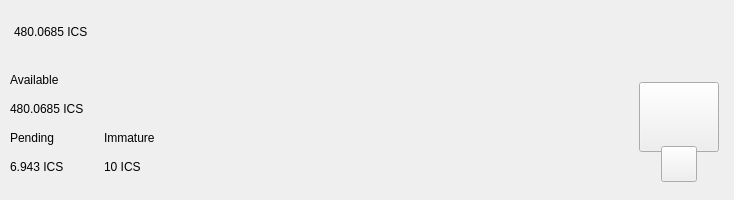
<?xml version="1.0" encoding="UTF-8"?>
<ui version="4.0">
 <class>TopBar</class>
 <widget class="QWidget" name="TopBar">
  <property name="geometry">
   <rect>
    <x>0</x>
    <y>0</y>
    <width>734</width>
    <height>200</height>
   </rect>
  </property>
  <property name="minimumSize">
   <size>
    <width>0</width>
    <height>200</height>
   </size>
  </property>
  <property name="maximumSize">
   <size>
    <width>16777215</width>
    <height>200</height>
   </size>
  </property>
  <property name="windowTitle">
   <string>Form</string>
  </property>
  <layout class="QVBoxLayout" name="verticalLayout_10" stretch="0">
   <property name="spacing">
    <number>0</number>
   </property>
   <property name="leftMargin">
    <number>0</number>
   </property>
   <property name="topMargin">
    <number>0</number>
   </property>
   <property name="rightMargin">
    <number>0</number>
   </property>
   <property name="bottomMargin">
    <number>0</number>
   </property>
   <item>
    <widget class="PFBorderImage" name="containerTop">
     <layout class="QVBoxLayout" name="verticalLayout_11">
      <property name="spacing">
       <number>0</number>
      </property>
      <property name="leftMargin">
       <number>0</number>
      </property>
      <property name="topMargin">
       <number>0</number>
      </property>
      <property name="rightMargin">
       <number>0</number>
      </property>
      <property name="bottomMargin">
       <number>0</number>
      </property>
      <item>
       <widget class="QWidget" name="top_container_2" native="true">
        <property name="minimumSize">
         <size>
          <width>0</width>
          <height>65</height>
         </size>
        </property>
        <layout class="QHBoxLayout" name="top_container">
         <property name="spacing">
          <number>0</number>
         </property>
         <property name="leftMargin">
          <number>14</number>
         </property>
         <property name="topMargin">
          <number>0</number>
         </property>
         <property name="rightMargin">
          <number>14</number>
         </property>
         <property name="bottomMargin">
          <number>0</number>
         </property>
         <item alignment="Qt::AlignVCenter">
          <widget class="QWidget" name="widgetTopAmount" native="true">
           <property name="sizePolicy">
            <sizepolicy hsizetype="Preferred" vsizetype="Maximum">
             <horstretch>0</horstretch>
             <verstretch>0</verstretch>
            </sizepolicy>
           </property>
           <layout class="QHBoxLayout" name="horizontalLayout_5">
            <property name="spacing">
             <number>0</number>
            </property>
            <property name="leftMargin">
             <number>0</number>
            </property>
            <property name="topMargin">
             <number>0</number>
            </property>
            <property name="rightMargin">
             <number>0</number>
            </property>
            <property name="bottomMargin">
             <number>0</number>
            </property>
            <item alignment="Qt::AlignTop">
             <widget class="QLabel" name="labelAmountTopIcs">
              <property name="minimumSize">
               <size>
                <width>0</width>
                <height>36</height>
               </size>
              </property>
              <property name="styleSheet">
               <string notr="true">padding:0px;margin:0px;</string>
              </property>
              <property name="text">
               <string notr="true">480.0685 ICS</string>
              </property>
             </widget>
            </item>
           </layout>
          </widget>
         </item>
         <item>
          <spacer name="horizontalSpacer">
           <property name="orientation">
            <enum>Qt::Horizontal</enum>
           </property>
           <property name="sizeHint" stdset="0">
            <size>
             <width>40</width>
             <height>20</height>
            </size>
           </property>
          </spacer>
         </item>
         <item>
          <layout class="QHBoxLayout" name="horizontalLayout_4">
           <property name="spacing">
            <number>12</number>
           </property>
           <property name="rightMargin">
            <number>0</number>
           </property>
           <item alignment="Qt::AlignRight">
            <widget class="QWidget" name="layoutSync" native="true">
             <property name="minimumSize">
              <size>
               <width>0</width>
               <height>36</height>
              </size>
             </property>
             <property name="maximumSize">
              <size>
               <width>16777215</width>
               <height>36</height>
              </size>
             </property>
             <layout class="QVBoxLayout" name="verticalLayout_9">
              <property name="leftMargin">
               <number>0</number>
              </property>
              <property name="topMargin">
               <number>0</number>
              </property>
              <property name="rightMargin">
               <number>0</number>
              </property>
              <property name="bottomMargin">
               <number>0</number>
              </property>
              <item>
               <widget class="ExpandableButton" name="pushButtonSync" native="true">
                <property name="minimumSize">
                 <size>
                  <width>36</width>
                  <height>36</height>
                 </size>
                </property>
                <property name="maximumSize">
                 <size>
                  <width>16777215</width>
                  <height>36</height>
                 </size>
                </property>
               </widget>
              </item>
             </layout>
            </widget>
           </item>
           <item>
            <widget class="ExpandableButton" name="pushButtonHDUpgrade" native="true">
             <property name="minimumSize">
              <size>
               <width>36</width>
               <height>36</height>
              </size>
             </property>
            </widget>
           </item>
           <item>
            <widget class="ExpandableButton" name="pushButtonStack" native="true">
             <property name="minimumSize">
              <size>
               <width>36</width>
               <height>36</height>
              </size>
             </property>
            </widget>
           </item>
           <item>
            <widget class="ExpandableButton" name="pushButtonColdStaking" native="true">
             <property name="minimumSize">
              <size>
               <width>36</width>
               <height>36</height>
              </size>
             </property>
            </widget>
           </item>
           <item>
            <widget class="ExpandableButton" name="pushButtonConnection" native="true">
             <property name="minimumSize">
              <size>
               <width>36</width>
               <height>36</height>
              </size>
             </property>
            </widget>
           </item>
           <item>
            <widget class="ExpandableButton" name="pushButtonTor" native="true">
             <property name="minimumSize">
              <size>
               <width>36</width>
               <height>36</height>
              </size>
             </property>
            </widget>
           </item>
           <item>
            <widget class="ExpandableButton" name="pushButtonLock" native="true">
             <property name="sizePolicy">
              <sizepolicy hsizetype="Expanding" vsizetype="Expanding">
               <horstretch>0</horstretch>
               <verstretch>0</verstretch>
              </sizepolicy>
             </property>
             <property name="minimumSize">
              <size>
               <width>36</width>
               <height>0</height>
              </size>
             </property>
            </widget>
           </item>
           <item>
            <widget class="ExpandableButton" name="pushButtonTheme" native="true">
             <property name="minimumSize">
              <size>
               <width>36</width>
               <height>36</height>
              </size>
             </property>
             <property name="maximumSize">
              <size>
               <width>16777215</width>
               <height>36</height>
              </size>
             </property>
            </widget>
           </item>
           <item>
            <widget class="ExpandableButton" name="pushButtonFAQ" native="true">
             <property name="minimumSize">
              <size>
               <width>36</width>
               <height>36</height>
              </size>
             </property>
            </widget>
           </item>
          </layout>
         </item>
        </layout>
       </widget>
      </item>
      <item>
       <widget class="QWidget" name="bottom_container" native="true">
        <property name="minimumSize">
         <size>
          <width>0</width>
          <height>135</height>
         </size>
        </property>
        <layout class="QHBoxLayout" name="botton_container">
         <property name="leftMargin">
          <number>10</number>
         </property>
         <property name="topMargin">
          <number>0</number>
         </property>
         <property name="rightMargin">
          <number>10</number>
         </property>
         <property name="bottomMargin">
          <number>10</number>
         </property>
         <item>
          <layout class="QHBoxLayout" name="horizontalLayout_3">
           <property name="bottomMargin">
            <number>9</number>
           </property>
           <item>
            <layout class="QVBoxLayout" name="verticalLayout_7">
             <property name="spacing">
              <number>0</number>
             </property>
             <property name="leftMargin">
              <number>0</number>
             </property>
             <property name="rightMargin">
              <number>30</number>
             </property>
             <item>
              <layout class="QVBoxLayout" name="verticalLayout_2">
               <item>
                <widget class="QLabel" name="labelTitle1">
                 <property name="text">
                  <string>Available</string>
                 </property>
                </widget>
               </item>
               <item>
                <widget class="QLabel" name="labelAmountIcs">
                 <property name="text">
                  <string notr="true">480.0685 ICS</string>
                 </property>
                </widget>
               </item>
              </layout>
             </item>
             <item>
              <layout class="QHBoxLayout" name="horizontalLayout_2">
               <property name="spacing">
                <number>0</number>
               </property>
               <item>
                <layout class="QVBoxLayout" name="verticalLayout_3">
                 <item>
                  <widget class="QLabel" name="labelTitle3">
                   <property name="text">
                    <string>Pending</string>
                   </property>
                  </widget>
                 </item>
                 <item>
                  <widget class="QLabel" name="labelPendingIcs">
                   <property name="text">
                    <string notr="true">6.943 ICS</string>
                   </property>
                  </widget>
                 </item>
                </layout>
               </item>
               <item>
                <spacer name="horizontalSpacer_3">
                 <property name="orientation">
                  <enum>Qt::Horizontal</enum>
                 </property>
                 <property name="sizeType">
                  <enum>QSizePolicy::Fixed</enum>
                 </property>
                 <property name="sizeHint" stdset="0">
                  <size>
                   <width>40</width>
                   <height>20</height>
                  </size>
                 </property>
                </spacer>
               </item>
               <item>
                <layout class="QVBoxLayout" name="verticalLayout_4">
                 <item>
                  <widget class="QLabel" name="labelTitle4">
                   <property name="text">
                    <string>Immature</string>
                   </property>
                  </widget>
                 </item>
                 <item>
                  <widget class="QLabel" name="labelImmatureIcs">
                   <property name="text">
                    <string notr="true">10 ICS</string>
                   </property>
                  </widget>
                 </item>
                </layout>
               </item>
              </layout>
             </item>
            </layout>
           </item>
          </layout>
         </item>
         <item>
          <spacer name="horizontalSpacer_2">
           <property name="orientation">
            <enum>Qt::Horizontal</enum>
           </property>
           <property name="sizeHint" stdset="0">
            <size>
             <width>40</width>
             <height>20</height>
            </size>
           </property>
          </spacer>
         </item>
         <item alignment="Qt::AlignHCenter|Qt::AlignVCenter">
          <widget class="QWidget" name="qrContainer" native="true">
           <property name="sizePolicy">
            <sizepolicy hsizetype="Preferred" vsizetype="Minimum">
             <horstretch>0</horstretch>
             <verstretch>0</verstretch>
            </sizepolicy>
           </property>
           <property name="minimumSize">
            <size>
             <width>90</width>
             <height>110</height>
            </size>
           </property>
           <property name="maximumSize">
            <size>
             <width>90</width>
             <height>110</height>
            </size>
           </property>
           <layout class="QVBoxLayout" name="containerQR">
            <property name="spacing">
             <number>0</number>
            </property>
            <property name="leftMargin">
             <number>5</number>
            </property>
            <property name="topMargin">
             <number>10</number>
            </property>
            <property name="rightMargin">
             <number>5</number>
            </property>
            <property name="bottomMargin">
             <number>0</number>
            </property>
            <item>
             <widget class="QPushButton" name="btnQr">
              <property name="minimumSize">
               <size>
                <width>70</width>
                <height>70</height>
               </size>
              </property>
              <property name="maximumSize">
               <size>
                <width>16777215</width>
                <height>70</height>
               </size>
              </property>
              <property name="focusPolicy">
               <enum>Qt::NoFocus</enum>
              </property>
              <property name="text">
               <string/>
              </property>
              <property name="iconSize">
               <size>
                <width>70</width>
                <height>70</height>
               </size>
              </property>
             </widget>
            </item>
            <item>
             <spacer name="verticalSpacer">
              <property name="orientation">
               <enum>Qt::Vertical</enum>
              </property>
              <property name="sizeType">
               <enum>QSizePolicy::Fixed</enum>
              </property>
              <property name="sizeHint" stdset="0">
               <size>
                <width>20</width>
                <height>20</height>
               </size>
              </property>
             </spacer>
            </item>
            <item alignment="Qt::AlignHCenter|Qt::AlignBottom">
             <widget class="QPushButton" name="pushButtonQR">
              <property name="minimumSize">
               <size>
                <width>36</width>
                <height>36</height>
               </size>
              </property>
              <property name="maximumSize">
               <size>
                <width>36</width>
                <height>36</height>
               </size>
              </property>
              <property name="focusPolicy">
               <enum>Qt::NoFocus</enum>
              </property>
              <property name="text">
               <string/>
              </property>
             </widget>
            </item>
           </layout>
          </widget>
         </item>
        </layout>
       </widget>
      </item>
     </layout>
    </widget>
   </item>
  </layout>
 </widget>
 <customwidgets>
  <customwidget>
   <class>ExpandableButton</class>
   <extends>QWidget</extends>
   <header>qt/iqcash/expandablebutton.h</header>
   <container>1</container>
  </customwidget>
  <customwidget>
   <class>PFBorderImage</class>
   <extends>QFrame</extends>
   <header>qt/iqcash/pfborderimage.h</header>
   <container>1</container>
  </customwidget>
 </customwidgets>
 <resources/>
 <connections/>
</ui>
